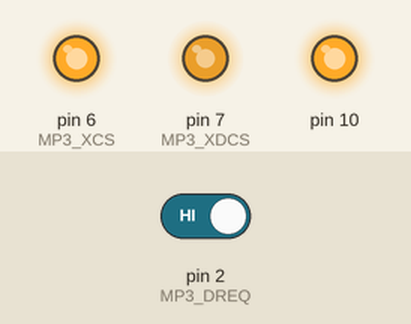
Bench run of a sketch on a simulated Arduino Uno, built with avr-gcc and run on an emulated ATmega328P. On the bench: output pins drawn as LEDs (lit = HIGH). The inputs (shaded band) are chosen by the test bench; at power-on: pin 2 (MP3_DREQ) HIGH. Random numbers use the default seed unless the sketch sets one; pins used as bus, display or sensor lines are not drawn.

Above: at 1.2 s.
1.3 s: pin 2 (MP3_DREQ) driven LOW
At 1.9 s:
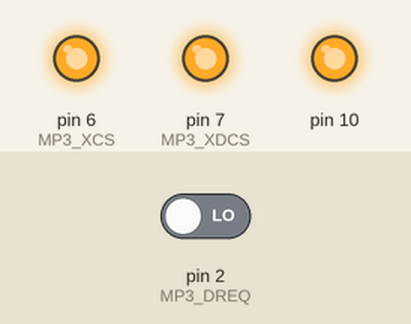
Timing chart, 0 to 4.3 s (numbered marks = the images above; inputs shaded):
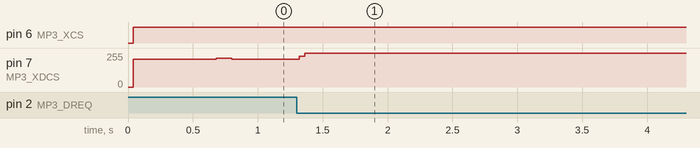

The sketch:

PCM_EuclidNoise.ino
```cpp
// VS1053b PCM mode stereo 8bit 22050 Hz - Euclidean sequence noise generator //

#include <SPI.h>

#define MP3_XCS 6
#define MP3_XDCS 7
#define MP3_DREQ 2
#define MP3_RST 8

//VS10xx SCI Registers
#define SCI_MODE 0x00
#define SCI_STATUS 0x01
#define SCI_BASS 0x02
#define SCI_CLOCKF 0x03
#define SCI_DECODE_TIME 0x04
#define SCI_AUDATA 0x05
#define SCI_WRAM 0x06
#define SCI_WRAMADDR 0x07
#define SCI_HDAT0 0x08
#define SCI_HDAT1 0x09
#define SCI_AIADDR 0x0A
#define SCI_VOL 0x0B
#define SCI_AICTRL0 0x0C
#define SCI_AICTRL1 0x0D
#define SCI_AICTRL2 0x0E
#define SCI_AICTRL3 0x0F

#define BPM     120
#define TICK    (15624L*60) / BPM / 4

  uint8_t l, r;

class Synth {
public:

  uint8_t l;
  uint8_t r;
  int steps;
  int hits;
  int tx, ty;

	void calculate();

};

void Synth::calculate() {

  int nx = tx;
  int ny = ty;

  if (ny == 0) {

    tx = rand()%steps;
    ty = hits;

  } else {

    tx = ny;
    ty = nx % ny;

  }

  l = nx;
  r = ny;

}

Synth euclid;

ISR(TIMER1_COMPA_vect) {

  euclid.steps = random(1, 16);
  euclid.hits = random(1, 32);

}

void setup() {

  noInterrupts();
  TCCR1A = 0;
  TCCR1B = 0;
  TCNT1 = 0;
  OCR1A = TICK;
  TCCR1B |= (1 << WGM12);
  TCCR1B |= (1 << CS12) | (1 << CS10);
  TIMSK1 |= (1 << OCIE1A);
  interrupts();

  pinMode(MP3_RST, OUTPUT);
  pinMode(MP3_DREQ, INPUT);
  pinMode(MP3_XCS, OUTPUT);
  pinMode(MP3_XDCS, OUTPUT);

  SPI.begin();

  SPI.setClockDivider(SPI_CLOCK_DIV16);  // SPI speed 1MHz (16MHz / 16 = 1MHz)
  SPI.transfer(0xFF);

  digitalWrite(MP3_RST, HIGH);
  digitalWrite(MP3_XCS, HIGH);
  digitalWrite(MP3_XDCS, HIGH);

  WriteRegister(SCI_CLOCKF, 0x6000);    // set multiplier to 3.0x
  WriteRegister(SCI_VOL, 0x4F4F);       // set volume

  SPI.setClockDivider(SPI_CLOCK_DIV4);  // set SPI speed 4MHz (16MHz / 4 = 4MHz)

  load_header();

}

void loop() {

  while (!digitalRead(MP3_DREQ)) {}

  euclid.calculate();

  l = euclid.l;
  r = euclid.r;

  digitalWrite(MP3_XDCS, LOW);
  SPI.transfer(l);
  SPI.transfer(r);
  digitalWrite(MP3_XDCS, HIGH);

}

void WriteRegister(char address, int data) {

  while (!digitalRead(MP3_DREQ));
  digitalWrite(MP3_XCS, LOW);
  SPI.transfer(0x02);
  SPI.transfer(address);
  SPI.transfer((data >> 8) & 0xFF);
  SPI.transfer(data & 0xFF);
  while (!digitalRead(MP3_DREQ));
  digitalWrite(MP3_XCS, HIGH);

}

const uint8_t wav_header[44] = {

  0x52, 0x49, 0x46, 0x46,  // RIFF
  0xFF, 0xFF, 0xFF, 0xFF,  // size
  0x57, 0x41, 0x56, 0x45,  // WAVE
  0x66, 0x6d, 0x74, 0x20,  // fmt
  0x10, 0x00, 0x00, 0x00,  // subchunk1size
  0x01, 0x00,              // audio format - pcm
  0x02, 0x00,              // numof channels - stereo
  0x22, 0x56, 0x00, 0x00,  // samplerate - 22050
  0x44, 0xac, 0x00, 0x00,  // byterate = samplerate * channels * blocks
  0x02, 0x00,              // blockalign = channels * blocks
  0x08, 0x00,              // bits per sample - 8
  0x64, 0x61, 0x74, 0x61,  // subchunk3id -"data"
  0xFF, 0xFF, 0xFF, 0xFF   // subchunk3size (endless)

};

void load_header() {

  for (int i = 0; i < sizeof(wav_header); i++) {

    uint8_t p = wav_header[i];
    while (!digitalRead(MP3_DREQ)) {}
    digitalWrite(MP3_XDCS, LOW);
    SPI.transfer(p);
    digitalWrite(MP3_XDCS, HIGH);

  }

}
```
